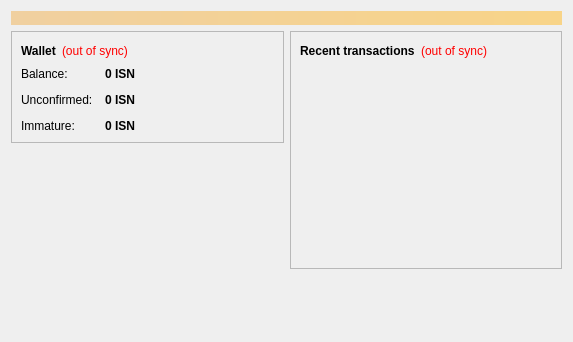
<?xml version="1.0" encoding="UTF-8"?>
<ui version="4.0">
 <class>OverviewPage</class>
 <widget class="QWidget" name="OverviewPage">
  <property name="geometry">
   <rect>
    <x>0</x>
    <y>0</y>
    <width>573</width>
    <height>342</height>
   </rect>
  </property>
  <property name="windowTitle">
   <string>Form</string>
  </property>
  <layout class="QVBoxLayout" name="topLayout">
   <item>
    <widget class="QLabel" name="labelAlerts">
     <property name="visible">
      <bool>false</bool>
     </property>
     <property name="styleSheet">
      <string notr="true">background-color: qlineargradient(x1: 0, y1: 0, x2: 1, y2: 0, stop:0 #F0D0A0, stop:1 #F8D488); color:#000000;</string>
     </property>
     <property name="wordWrap">
      <bool>true</bool>
     </property>
     <property name="margin">
      <number>3</number>
     </property>
    </widget>
   </item>
   <item>
    <layout class="QHBoxLayout" name="horizontalLayout" stretch="1,1">
     <item>
      <layout class="QVBoxLayout" name="verticalLayout_2">
       <item>
        <widget class="QFrame" name="frame">
         <property name="frameShape">
          <enum>QFrame::StyledPanel</enum>
         </property>
         <property name="frameShadow">
          <enum>QFrame::Raised</enum>
         </property>
         <layout class="QVBoxLayout" name="verticalLayout_4">
          <item>
           <layout class="QHBoxLayout" name="horizontalLayout_4">
            <item>
             <widget class="QLabel" name="label_5">
              <property name="font">
               <font>
                <weight>75</weight>
                <bold>true</bold>
               </font>
              </property>
              <property name="text">
               <string>Wallet</string>
              </property>
             </widget>
            </item>
            <item>
             <widget class="QLabel" name="labelWalletStatus">
              <property name="toolTip">
               <string>The displayed information may be out of date. Your wallet automatically synchronizes with the Sixtyninecoin network after a connection is established, but this process has not completed yet.</string>
              </property>
              <property name="styleSheet">
               <string notr="true">QLabel { color: red; }</string>
              </property>
              <property name="text">
               <string notr="true">(out of sync)</string>
              </property>
              <property name="alignment">
               <set>Qt::AlignLeading|Qt::AlignLeft|Qt::AlignVCenter</set>
              </property>
             </widget>
            </item>
            <item>
             <spacer name="horizontalSpacer_2">
              <property name="orientation">
               <enum>Qt::Horizontal</enum>
              </property>
              <property name="sizeHint" stdset="0">
               <size>
                <width>40</width>
                <height>20</height>
               </size>
              </property>
             </spacer>
            </item>
           </layout>
          </item>
          <item>
           <layout class="QFormLayout" name="formLayout_2">
            <property name="fieldGrowthPolicy">
             <enum>QFormLayout::AllNonFixedFieldsGrow</enum>
            </property>
            <property name="horizontalSpacing">
             <number>12</number>
            </property>
            <property name="verticalSpacing">
             <number>12</number>
            </property>
            <item row="0" column="0">
             <widget class="QLabel" name="label">
              <property name="text">
               <string>Balance:</string>
              </property>
             </widget>
            </item>
            <item row="0" column="1">
             <widget class="QLabel" name="labelBalance">
              <property name="font">
               <font>
                <weight>75</weight>
                <bold>true</bold>
               </font>
              </property>
              <property name="cursor">
               <cursorShape>IBeamCursor</cursorShape>
              </property>
              <property name="toolTip">
               <string>Your current balance</string>
              </property>
              <property name="text">
               <string notr="true">0 ISN</string>
              </property>
              <property name="textInteractionFlags">
               <set>Qt::LinksAccessibleByMouse|Qt::TextSelectableByKeyboard|Qt::TextSelectableByMouse</set>
              </property>
             </widget>
            </item>
            <item row="1" column="0">
             <widget class="QLabel" name="label_3">
              <property name="text">
               <string>Unconfirmed:</string>
              </property>
             </widget>
            </item>
            <item row="1" column="1">
             <widget class="QLabel" name="labelUnconfirmed">
              <property name="font">
               <font>
                <weight>75</weight>
                <bold>true</bold>
               </font>
              </property>
              <property name="cursor">
               <cursorShape>IBeamCursor</cursorShape>
              </property>
              <property name="toolTip">
               <string>Total of transactions that have yet to be confirmed, and do not yet count toward the current balance</string>
              </property>
              <property name="text">
               <string notr="true">0 ISN</string>
              </property>
              <property name="textInteractionFlags">
               <set>Qt::LinksAccessibleByMouse|Qt::TextSelectableByKeyboard|Qt::TextSelectableByMouse</set>
              </property>
             </widget>
            </item>
            <item row="2" column="0">
             <widget class="QLabel" name="labelImmatureText">
              <property name="text">
               <string>Immature:</string>
              </property>
             </widget>
            </item>
            <item row="2" column="1">
             <widget class="QLabel" name="labelImmature">
              <property name="font">
               <font>
                <weight>75</weight>
                <bold>true</bold>
               </font>
              </property>
              <property name="toolTip">
               <string>Mined balance that has not yet matured</string>
              </property>
              <property name="text">
               <string notr="true">0 ISN</string>
              </property>
              <property name="textInteractionFlags">
               <set>Qt::LinksAccessibleByMouse|Qt::TextSelectableByKeyboard|Qt::TextSelectableByMouse</set>
              </property>
             </widget>
            </item>
           </layout>
          </item>
         </layout>
        </widget>
       </item>
       <item>
        <spacer name="verticalSpacer">
         <property name="orientation">
          <enum>Qt::Vertical</enum>
         </property>
         <property name="sizeHint" stdset="0">
          <size>
           <width>20</width>
           <height>40</height>
          </size>
         </property>
        </spacer>
       </item>
      </layout>
     </item>
     <item>
      <layout class="QVBoxLayout" name="verticalLayout_3">
       <item>
        <widget class="QFrame" name="frame_2">
         <property name="frameShape">
          <enum>QFrame::StyledPanel</enum>
         </property>
         <property name="frameShadow">
          <enum>QFrame::Raised</enum>
         </property>
         <layout class="QVBoxLayout" name="verticalLayout">
          <item>
           <layout class="QHBoxLayout" name="horizontalLayout_2">
            <item>
             <widget class="QLabel" name="label_4">
              <property name="text">
               <string>&lt;b&gt;Recent transactions&lt;/b&gt;</string>
              </property>
             </widget>
            </item>
            <item>
             <widget class="QLabel" name="labelTransactionsStatus">
              <property name="toolTip">
               <string>The displayed information may be out of date. Your wallet automatically synchronizes with the Sixtyninecoin network after a connection is established, but this process has not completed yet.</string>
              </property>
              <property name="styleSheet">
               <string notr="true">QLabel { color: red; }</string>
              </property>
              <property name="text">
               <string notr="true">(out of sync)</string>
              </property>
              <property name="alignment">
               <set>Qt::AlignRight|Qt::AlignTrailing|Qt::AlignVCenter</set>
              </property>
             </widget>
            </item>
            <item>
             <spacer name="horizontalSpacer">
              <property name="orientation">
               <enum>Qt::Horizontal</enum>
              </property>
              <property name="sizeHint" stdset="0">
               <size>
                <width>40</width>
                <height>20</height>
               </size>
              </property>
             </spacer>
            </item>
           </layout>
          </item>
          <item>
           <widget class="QListView" name="listTransactions">
            <property name="styleSheet">
             <string notr="true">QListView { background: transparent; }</string>
            </property>
            <property name="frameShape">
             <enum>QFrame::NoFrame</enum>
            </property>
            <property name="verticalScrollBarPolicy">
             <enum>Qt::ScrollBarAlwaysOff</enum>
            </property>
            <property name="horizontalScrollBarPolicy">
             <enum>Qt::ScrollBarAlwaysOff</enum>
            </property>
            <property name="selectionMode">
             <enum>QAbstractItemView::NoSelection</enum>
            </property>
           </widget>
          </item>
         </layout>
        </widget>
       </item>
       <item>
        <spacer name="verticalSpacer_2">
         <property name="orientation">
          <enum>Qt::Vertical</enum>
         </property>
         <property name="sizeHint" stdset="0">
          <size>
           <width>20</width>
           <height>40</height>
          </size>
         </property>
        </spacer>
       </item>
      </layout>
     </item>
    </layout>
   </item>
  </layout>
 </widget>
 <resources/>
 <connections/>
</ui>
